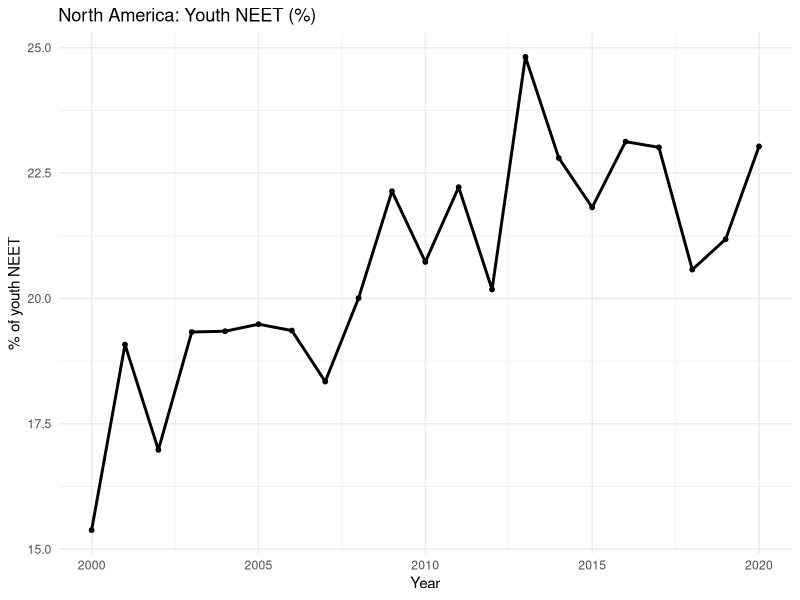

Recreate this plot in R.
library(readr)
library(dplyr)
library(ggplot2)

# Load dataset containing NEET values merged with continent labels and HDI
df <- readr::read_csv("youth_continents_hdi_2000_2020.csv")

north_america <- df %>%
# subset North America and compute yearly average NEET for the continent
  filter(Continent == "North America") %>%
  group_by(Year) %>%
  summarise(
    mean_neet = mean(share_neet, na.rm = TRUE),
    .groups = "drop"
  )

# Plot North America's average NEET trend over 2000–2020
ggplot(north_america, aes(x = Year, y = mean_neet)) +
  geom_line(linewidth = 1) +
  geom_point(size = 1.3) +
  labs(
    title = "North America: Youth NEET (%)",
    x = "Year",
    y = "% of youth NEET"
  ) +
  theme_minimal()
